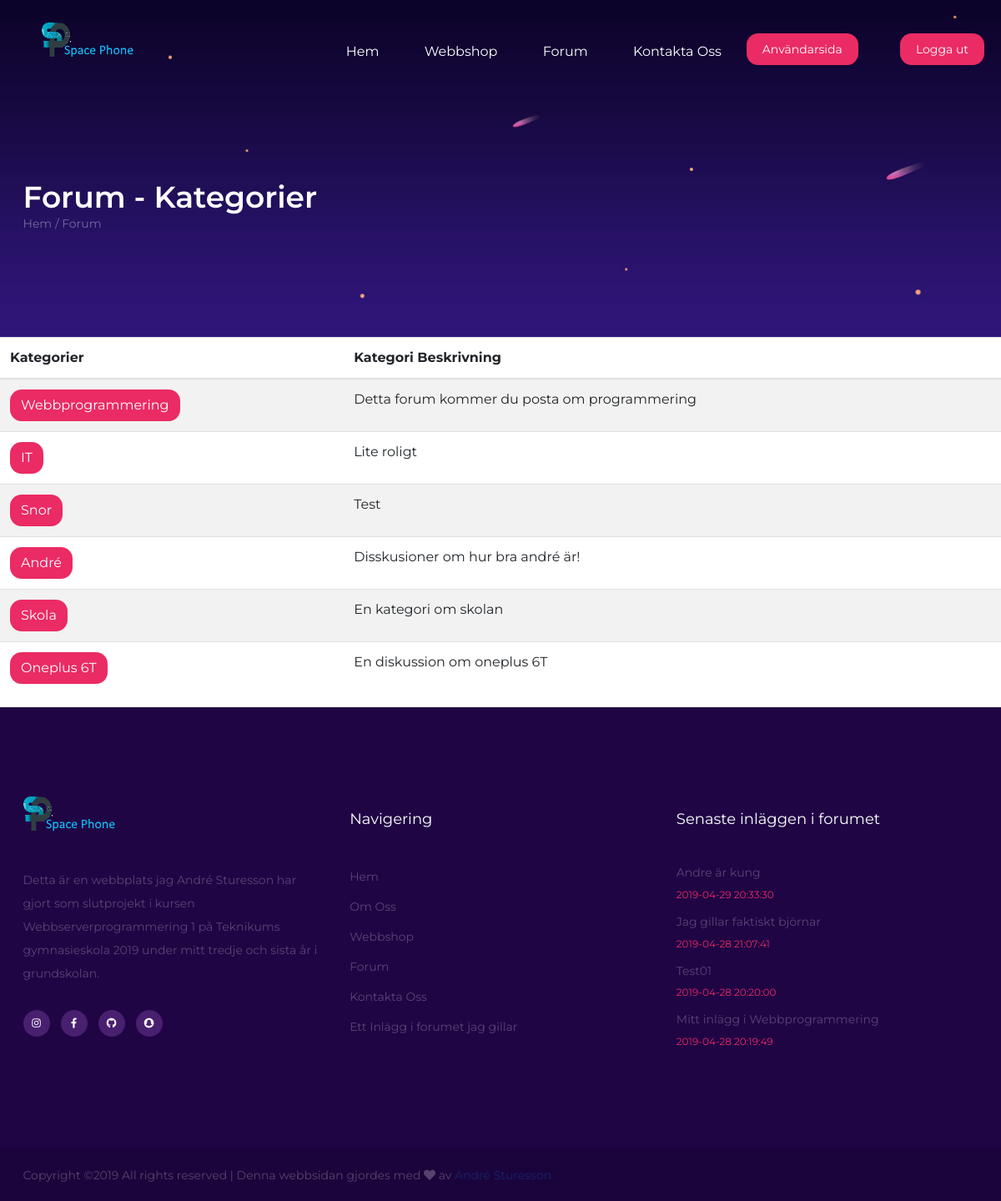
The app's page /forum.php (signed in) with its own data.
### tables this page shows
CREATE TABLE `kategorier` (
  `kat_id` int(8) NOT NULL,
  `kat_namn` varchar(255) NOT NULL,
  `kat_beskrivning` varchar(255) NOT NULL
);

### forum.php (the view, shortened to what this page needs)
<?php
include 'header.php';
include 'nav.php';
?>
<section class="page-top-section set-bg" data-setbg="img/topp-på-sida.jpg">
  <div class="container">
    <h2>Forum - Kategorier
    </h2>
    <div class="site-breadcrumb">
      <a href="index.php">Hem
      </a> /
      <span>Forum
      </span>
    </div>
  </div>
</section>
<?php
if (isset($_SESSION['user']))
{
  ?>
  <?php
  $query = "SELECT kat_id, kat_namn, kat_beskrivning FROM kategorier";
  try{
    $result = $db->prepare($query);
    $result->execute();
    $rows = $result->fetchAll();
    $result1 = $db->prepare($query);
    $result1->execute();
    $row_count = $result1->fetchAll(PDO::FETCH_NUM);
  }
  catch(PDOException $ex){
    die("Kunde inte köra queryn: " . $ex->getMessage());
  }
  if(!$result)
  {
    echo 'Kategorierna kunde inte visas, Testa igen en annan gång :).';
  }
  else
  {
    if($row_count == 0)
    {
      echo 'Finns inga kategorier än.';
    }
  else
  {
  ?>
  <table class="table table-striped">
    <thead>
      <tr>
        <th scope="col">Kategorier
        </th>
        <th scope="col">Kategori Beskrivning
        </th>
      </tr>
    </thead>
    <tbody>
      <?php foreach($rows as $row): ?>
      <tr>
        <td>
          <a href="ämne.php?id=<?php echo $row['kat_id'];?>"class="btn registreraknapp">
            <?php echo htmlentities($row['kat_namn'], ENT_QUOTES, 'UTF-8'); ?>
          </a>
        </td>
        <td>
          <?php echo htmlentities($row['kat_beskrivning'], ENT_QUOTES, 'UTF-8'); ?>
        </td>
      </tr>
      <?php endforeach; ?>
    </tbody>
  </table>
  <?php
    }
  }
    }
?>
<?php
include 'footer.php';
?>

### footer.php (shortened to what this page needs)
<section class="footer-top-section text-white spad">
  <div class="container">
    <div class="row">
      <div class="col-lg-4">
        <div class="footer-widget about-widget">
          <img src="./img/logo.png" alt="logo">
          <p>Detta är en webbplats jag André Sturesson har gjort som slutprojekt i kursen Webbserverprogrammering 1 på Teknikums gymnasieskola 2019 under mitt tredje och sista år i grundskolan.</p>
          <div class="fw-social social">
            <a href="https://www.instagram.com/andre_sturesson/"><i class="fab fa-instagram"></i></a>
            <a href="https://www.facebook.com/andre.sturesson.9"><i class="fab fa-facebook-f"></i></a>
            <a href="https://github.com/AnStu00/Slutprojekt---Webbserverprogrammering"><i class="fab fa-github"></i></a>
            <a href="#"><i class="fab fa-snapchat"></i></a>
          </div>
        </div>
      </div>
      <div class="col-lg-4 col-md-6">
        <div class="footer-widget">
          <h4 class="fw-title">Navigering</h4>
          <div class="row">
            <div class="col-sm-8">
              <ul>
                <li><a href="">Hem</a></li>
                <li><a href="">Om Oss</a></li>
                <li><a href="">Webbshop</a></li>
                <li><a href="">Forum</a></li>
                <li><a href="">Kontakta Oss</a></li>
                <li><a href="">Ett Inlägg i forumet jag gillar</a></li>
              </ul>
            </div>
          </div>
        </div>
      </div>
      <div class="col-lg-4  col-md-6">
        <div class="footer-widget">
          <h4 class="fw-title">Senaste inläggen i forumet</h4>
          <div class="fw-latest-post-widget">
            <?php
            $query ="SELECT * FROM ämne ORDER BY topic_datum DESC";
            try{
              $result = $db->prepare($query);
              $result->execute();
              $rows = $result->fetchAll();
            }
            catch(PDOException $ex){
              die("Kunde inte köra queryn: " . $ex->getMessage());
            }
            $i=0;
  foreach($rows as $row){
    ?>
    <div class="lp-item">
      <div class="lp-content">
        <a href="inlagg.php?id=<?php echo $row['topic_id'];?>"><h6><?php echo $row['topic_subject'];?></h6></a>
        <span><?php echo $row['topic_datum'];?></span>
      </div>
    </div>
    <?php
  $i++;
  if($i==4) break;
  }
            ?>
          </div>
        </div>
      </div>
    </div>
  </div>
</section>
<footer class="footer-section">
  <div class="container">
    <div class="copyright">
Copyright &copy;<script>document.write(new Date().getFullYear());</script> All rights reserved | Denna webbsidan gjordes med <i class="fas fa-heart" aria-hidden="true"></i> av <a href="André Sturesson" target="_blank">André Sturesson</a>
</div>
  </div>
</footer>
</body>

### css/style.css (style rules this page uses)
html, body { height: 100%; font-family: 'Montserrat', sans-serif; -webkit-font-smoothing: antialiased; font-smoothing: antialiased; }
h1, h2, h3, h4, h5, h6 { margin: 0; color: #1c1c1c; font-weight: 600; }
h2 { font-size: 36px; }
h4 { font-size: 24px; }
h6 { font-size: 16px; }
p { font-size: 14px; color: #585858; line-height: 2; }
img { max-width: 100%; }
ul, ol { padding: 0; margin: 0; }
.set-bg { background-repeat: no-repeat; background-size: cover; background-position: top center; }
.spad { padding-top: 105px; padding-bottom: 105px; }
.text-white h1, .text-white h2, .text-white h3, .text-white h4, .text-white h5, .text-white h6, .text-white p, .text-white span, .text-white li, .text-white a { color: #fff; }
.social { display: -ms-flex; display: -webkit-box; display: -ms-flexbox; display: flex; }
.social a { display: -ms-inline-flex; display: -webkit-inline-box; display: -ms-inline-flexbox; display: inline-flex; width: 32px; height: 32px; color: #fff; background: #491f70; -webkit-box-align: center; -ms-flex-align: center; align-items: center; -webkit-box-pack: center; -ms-flex-pack: center; justify-content: center; border-radius: 50%; margin-right: 13px; font-size: 12px; -webkit-transition: all 0.4s; -o-transition: all 0.4s; transition: all 0.4s; }
.registreraknapp { background: #eb2b63; color:white; border-radius: 14px; }
.footer-top-section { background: #200545; }
.footer-widget .fw-title { font-size: 18px; font-weight: 400; line-height: 1; margin-bottom: 45px; padding-top: 20px; }
.footer-widget ul { list-style: none; padding-top: 5px; }
.footer-widget ul li a { display: block; margin-bottom: 15px; font-size: 14px; color: #fff; opacity: 0.25; }
.footer-widget.about-widget img { margin-bottom: 40px; }
.footer-widget.about-widget p { opacity: 0.25; margin-bottom: 30px; }
.fw-latest-post-widget .lp-item, .sb-latest-post-widget .lp-item { margin-bottom: 11px; display: block; overflow: hidden; }
.fw-latest-post-widget .lp-content, .sb-latest-post-widget .lp-content { overflow: hidden; padding-top: 2px; }
.fw-latest-post-widget .lp-content h6, .sb-latest-post-widget .lp-content h6 { font-size: 14px; font-weight: 400; opacity: 0.25; color: #fff; margin-bottom: 5px; }
.fw-latest-post-widget .lp-content span, .sb-latest-post-widget .lp-content span { font-size: 12px; color: #eb2b63; }
.footer-section { background: #1b043b; overflow: hidden; padding: 20px 0px; }
.copyright { float: left; color: #fff; font-size: 14px; padding-top: 3px; opacity: 0.25; }
.page-top-section { height: 404px; padding-top: 215px; }
.page-top-section h2 { color: #fff; }
.site-breadcrumb { color: #fff; opacity: 0.37; font-size: 14px; }
.site-breadcrumb a { color: #fff; }
@media (min-width: 1200px) { .container { max-width: 1175px; } }

### records on screen
kategorier: kat_namn "Webbprogrammering", kat_beskrivning "Detta forum kommer du posta om programmering"
kategorier: kat_namn "IT", kat_beskrivning "Lite roligt"
kategorier: kat_namn "Snor", kat_beskrivning "Test"
kategorier: kat_namn "André", kat_beskrivning "Disskusioner om hur bra andré är!"
kategorier: kat_namn "Skola", kat_beskrivning "En kategori om skolan"
kategorier: kat_namn "Oneplus 6T", kat_beskrivning "En diskussion om oneplus 6T"
ämne: topic_subject "Andre är kung", topic_datum "2019-04-29 20:33:30"
ämne: topic_subject "Jag gillar faktiskt björnar", topic_datum "2019-04-28 21:07:41"
ämne: topic_subject "Test01", topic_datum "2019-04-28 20:20:00"
ämne: topic_subject "Mitt inlägg i Webbprogrammering", topic_datum "2019-04-28 20:19:49"
